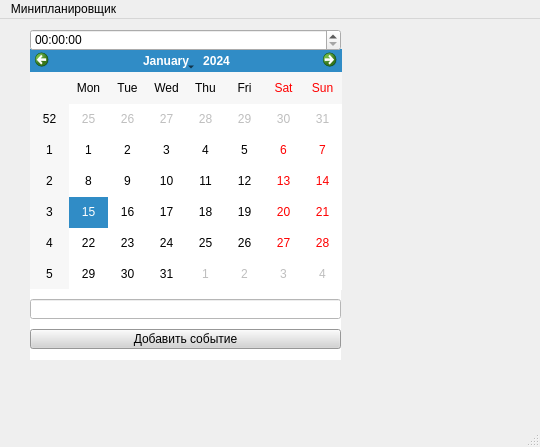
<?xml version="1.0" encoding="UTF-8"?>
<ui version="4.0">
 <class>MainWindow</class>
 <widget class="QMainWindow" name="MainWindow">
  <property name="geometry">
   <rect>
    <x>0</x>
    <y>0</y>
    <width>540</width>
    <height>447</height>
   </rect>
  </property>
  <property name="windowTitle">
   <string>MainWindow</string>
  </property>
  <widget class="QWidget" name="centralwidget">
   <widget class="QCalendarWidget" name="calendarWidget">
    <property name="geometry">
     <rect>
      <x>30</x>
      <y>30</y>
      <width>312</width>
      <height>241</height>
     </rect>
    </property>
   </widget>
   <widget class="QTimeEdit" name="timeEdit">
    <property name="geometry">
     <rect>
      <x>30</x>
      <y>10</y>
      <width>311</width>
      <height>22</height>
     </rect>
    </property>
   </widget>
   <widget class="QWidget" name="widget" native="true">
    <property name="geometry">
     <rect>
      <x>30</x>
      <y>270</y>
      <width>311</width>
      <height>71</height>
     </rect>
    </property>
    <property name="autoFillBackground">
     <bool>false</bool>
    </property>
    <property name="styleSheet">
     <string notr="true">QWidget{
background-color: white
}</string>
    </property>
    <widget class="QPushButton" name="pushButton">
     <property name="geometry">
      <rect>
       <x>0</x>
       <y>40</y>
       <width>311</width>
       <height>20</height>
      </rect>
     </property>
     <property name="styleSheet">
      <string notr="true">QPushButton{
background-color: rgb(211, 211, 211)
}</string>
     </property>
     <property name="text">
      <string>Добавить событие</string>
     </property>
    </widget>
    <widget class="QLineEdit" name="lineEdit">
     <property name="geometry">
      <rect>
       <x>0</x>
       <y>10</y>
       <width>311</width>
       <height>20</height>
      </rect>
     </property>
    </widget>
   </widget>
  </widget>
  <widget class="QMenuBar" name="menubar">
   <property name="geometry">
    <rect>
     <x>0</x>
     <y>0</y>
     <width>540</width>
     <height>21</height>
    </rect>
   </property>
   <widget class="QMenu" name="menu">
    <property name="title">
     <string>Минипланировщик</string>
    </property>
   </widget>
   <addaction name="menu"/>
  </widget>
  <widget class="QStatusBar" name="statusbar"/>
 </widget>
 <resources/>
 <connections/>
</ui>
